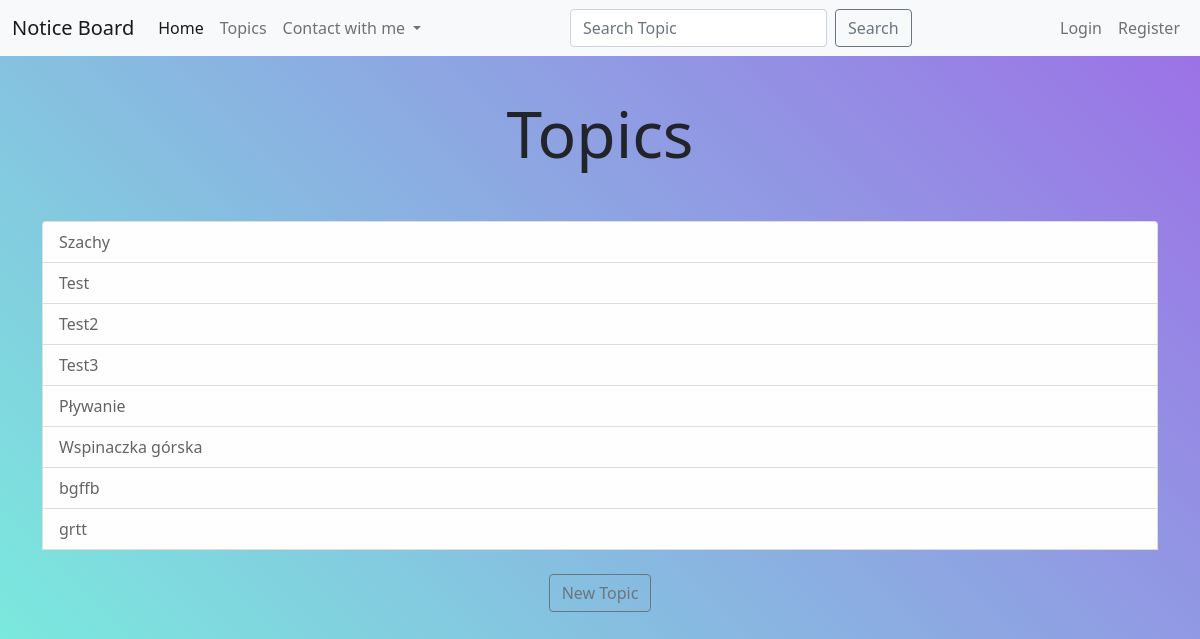
Before: /topics/ with the older database file.
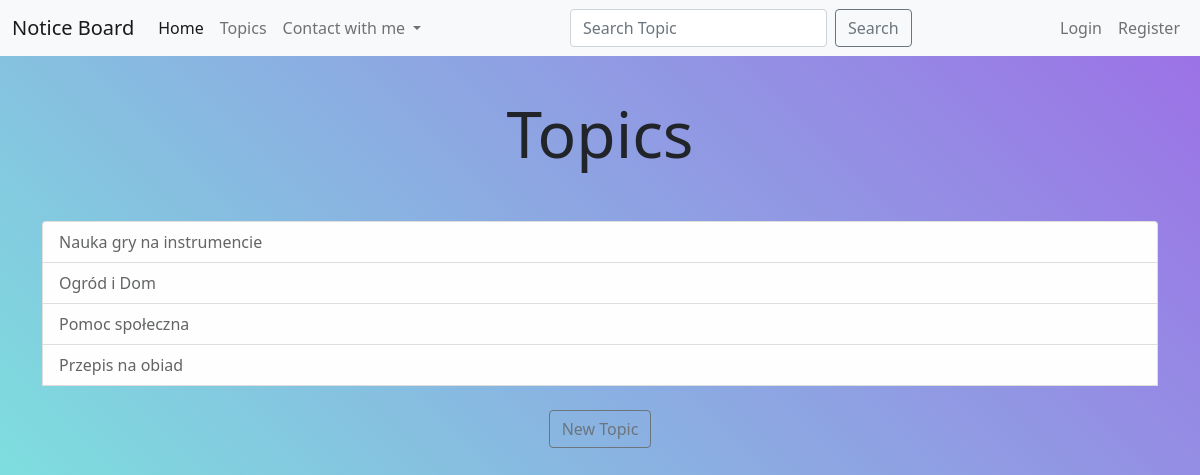
After: the same page with the newer database file.
### notice_boards/models.py (models this page shows)
class Topic(models.Model):
    text = models.CharField(max_length=200)
    date_added = models.DateTimeField(auto_now_add=True)
    def __str__(self):
        return self.text

### notice_boards/views.py (the view)
# urls.py: path('topics/',views.topics,name='topics'),
def topics(request):
    topics = Topic.objects.order_by('date_added')
    content = {"topics": topics}
    return render(request,'notice_boards/Topics.html',content)

### notice_boards/templates/notice_boards/Topics.html
{% extends "notice_boards/base.html" %}
{% block content %}
<div class="text-center p-4 mt-3">
  <h1 class="display-3"> Topics </h1>
</div>
<div class="container mt-3">
  <div class="list-group mb-4">
    {% for topic in topics %}
        <a href="{% url 'notice_boards:topic' topic.id %}" class="list-group-item list-group-item-action list-group-item-light">{{ topic }}</a>
    {% empty %}
        <p class="list-group-item list-group-item-action list-group-item-light">List is empty</p>
    {% endfor %}
    <div class="text-center mt-4">
      <a type="button" class="btn btn-outline-secondary" href="{% url 'notice_boards:new_topic' %}">New Topic</a>
    </div>
  </div>
</div>
{% endblock %}

### notice_boards/templates/notice_boards/base.html (shortened to what this page needs)
<!doctype html>
<html lang="en">
  <head>
    <link href="https://cdn.jsdelivr.net/npm/bootstrap@5.1.3/dist/css/bootstrap.min.css" rel="stylesheet">
  </head>
  <body>
  <div class="mask gradient-custom">
    <div class=" align-items-center vh-100">
    <nav class="navbar navbar-expand-lg navbar-light bg-light">
      <div class="container-fluid">
        <a class="navbar-brand" href="{% url 'notice_boards:index' %}">Notice Board</a>
      <div class="collapse navbar-collapse" id="navbarSupportedContent">
      <ul class="navbar-nav me-auto mb-2 mb-lg-0">
        <li class="nav-item">
          <a class="nav-link active" aria-current="page" href="{% url 'notice_boards:index' %}">Home</a>
        </li>
        <li class="nav-item">
          <a class="nav-link" href="{% url 'notice_boards:topics' %}">Topics</a>
        </li>
        <li class="nav-item dropdown">
          <a class="nav-link dropdown-toggle" href="#" id="navbarDropdown" role="button" data-bs-toggle="dropdown" aria-expanded="false">
            Contact with me
          </a>
        </li>
      </ul>
          <form class="d-flex" method="post" action="{% url 'notice_boards:search' %}">
            <input class="form-control me-2" type="search" placeholder="Search Topic" aria-label="Search" name="searched">
            <button class="btn btn-outline-secondary" type="submit">Search</button>
          </form>
          <ul class="navbar-nav ms-auto mb-2 mb-lg-0">
            {% if user.is_authenticated %}
                <li class="nav-item">
                  <a class="nav-link disabled ">Hi, {{ user.username }} ! Nice to meet u !</a>
                </li>
                <li class="nav-item">
                  <a class="nav-link" href="{% url 'users:logout' %}">Logout</a>
                </li>
            {% else %}
                <li class="nav-item">
                  <a class="nav-link " href="{% url 'users:login' %}">Login</a>
                </li>
                <li class="nav-item">
                  <a class="nav-link" href="{% url 'users:register' %}">Register</a>
                </li>
            {% endif %}
          </ul>
        </div>
      </div>
    </nav>
{% block content %} {% endblock content %}
    </div>
  </body>
</html>

### notice_boards/templates/notice_boards/base.html (style rules this page uses)
.gradient-custom { background: #a18cd1; background: -webkit-linear-gradient( 45deg, rgba(29, 236, 197, 0.6), rgba(91, 14, 214, 0.6) 100% ); background: linear-gradient( 45deg, rgba(29, 236, 197, 0.6), rgba(91, 14, 214, 0.6) 100% ); }

Changed rows visible on the page:
removed Topic: text "Szachy"
removed Topic: text "Test"
removed Topic: text "Test2"
removed Topic: text "Test3"
removed Topic: text "Pływanie"
removed Topic: text "Wspinaczka górska"
removed Topic: text "bgffb"
removed Topic: text "grtt"
added Topic: text "Nauka gry na instrumencie"
added Topic: text "Ogród i Dom"
added Topic: text "Pomoc społeczna"
added Topic: text "Przepis na obiad"
